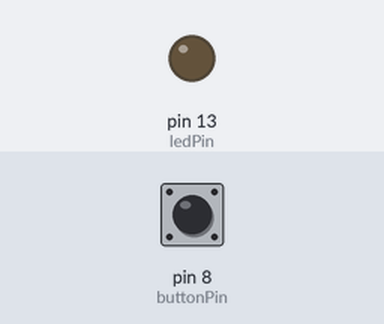
A sketch run on a simulated Arduino Uno, built with avr-gcc and run on an emulated ATmega328P. Parts: output pins drawn as LEDs (lit = HIGH). The test bench sets the inputs (shaded band); at power-on: pin 8 (buttonPin) LOW.

Above: at 4.8 s.
4.9 s: pin 8 (buttonPin) pulled HIGH for 2.35 s
At 7.2 s:
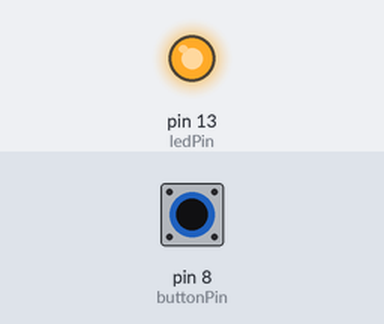
Timing chart, 0 to 16.7 s (numbered marks = the images above; inputs shaded):
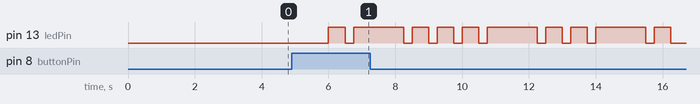

Measured:
- after the input at 4.9 s, pin 13 (ledPin): LOW → HIGH after 1.1 s, → LOW 0.50 s later, → HIGH 0.25 s later, → LOW 1.5 s later, … (20 changes in this stretch)

The sketch:

sketch_aug19a.ino
```cpp
const int ledPin = 13; // LED connected to pin 13
const int dotLength = 500; // Length of a dot in milliseconds
const int dashLength = 1500; // Length of a dash in milliseconds
const int spaceLength = 250; // Length of a space between characters in milliseconds
const int wordLength = 750; // Length of a space between words in milliseconds

// Function to blink LED for a dot
void dot() {
  digitalWrite(ledPin, HIGH);
  delay(dotLength);
  digitalWrite(ledPin, LOW);
  delay(spaceLength);
}

// Function to blink LED for a dash
void dash() {
  digitalWrite(ledPin, HIGH);
  delay(dashLength);
  digitalWrite(ledPin, LOW);
  delay(spaceLength);
}

// Morse code for the word "Mayank"
void mayank() {
  dot();
  dash();
  dot();
  dot();
  dot();
  dash();
  dot();
  dot();
  dash();
  dot();
}

int buttonPin = 8; // Push button connected to pin 8

void setup() {
  pinMode(ledPin, OUTPUT); // Set LED pin as output
  pinMode(buttonPin, INPUT); // Set button pin as input
}

void loop() {
  // Blink the LED as "Mayank"
if(digitalRead(8) == HIGH) { mayank();

  // Wait for a space between words
  delay(wordLength);}
else
{
digitalWrite(13, LOW);
  delay(2000);
}
}
```
